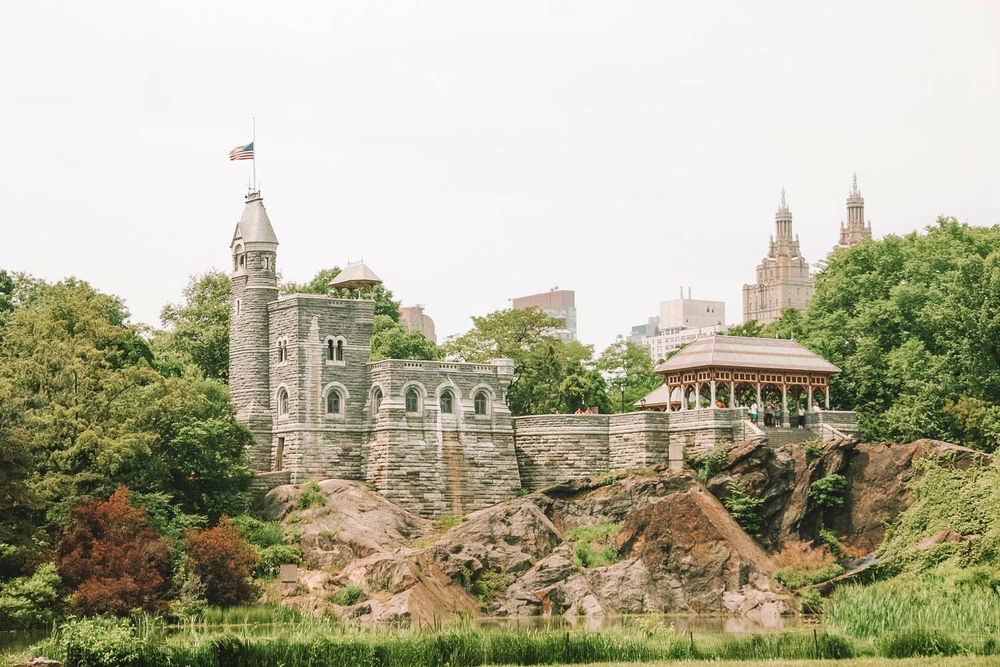
#> input picture Lab3/ImagenOriginal.png, 1000 x 667 px, shrunk from 1500 x 1000 before the run
$ python -i MetodoCanny.py   (imports and definitions only)
#> lines starting #> are read from the running program, lines starting #| are printed output that depends on the picture; after the words box and inside, x2 and y2 are one past the last pixel; in counts of white or black regions, pixels touching at a corner belong together
#> further down, picture is the input picture: shape (667, 1000, 3); mean B, G, R 153.6, 177.3, 180
# Uno de los métodos de biblioteca que se escogió es el de
# Canny implementado por OpenCV, la explicación del método
# se encuentra en el siguiente link: https://learnopencv.com/edge-detection-using-opencv/

import cv2
def MetodoCanny(imagen):

    # Se convierte la imagen a escala de grises
    escala_de_grises = cv2.cvtColor(imagen, cv2.COLOR_BGR2GRAY)
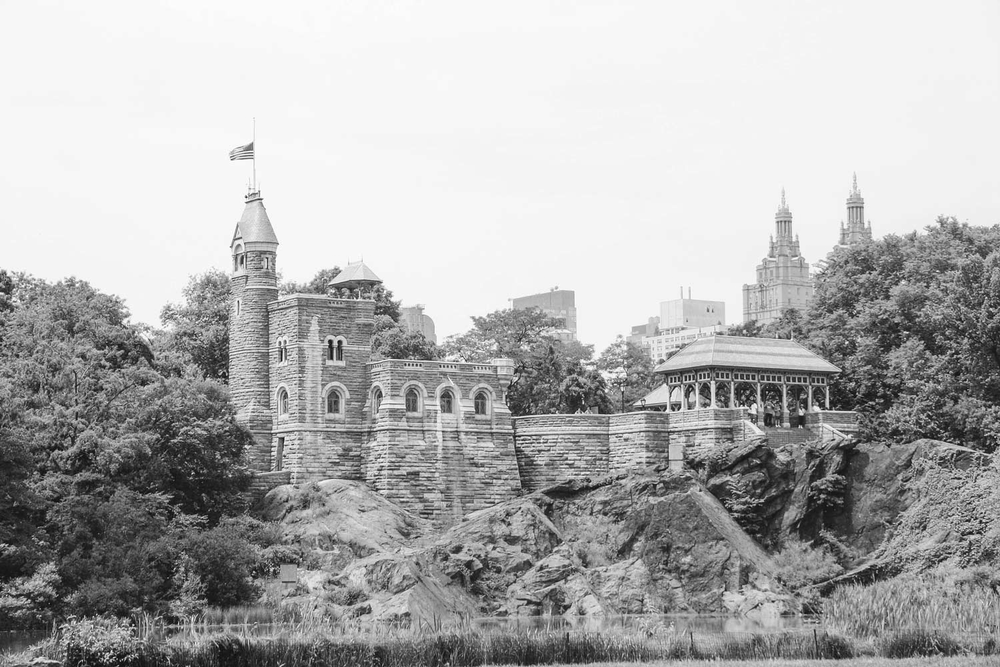
#> escala_de_grises: shape (667, 1000); min 9, max 255, mean 175.4

    # Se hace la imagen blur para una mejor detección de bordes
    imagen_blur = cv2.GaussianBlur(escala_de_grises, (3,3), 0)

    # Se hace una detección de bordes de Canny
    canny = cv2.Canny(image=imagen_blur, threshold1=100, threshold2=200)
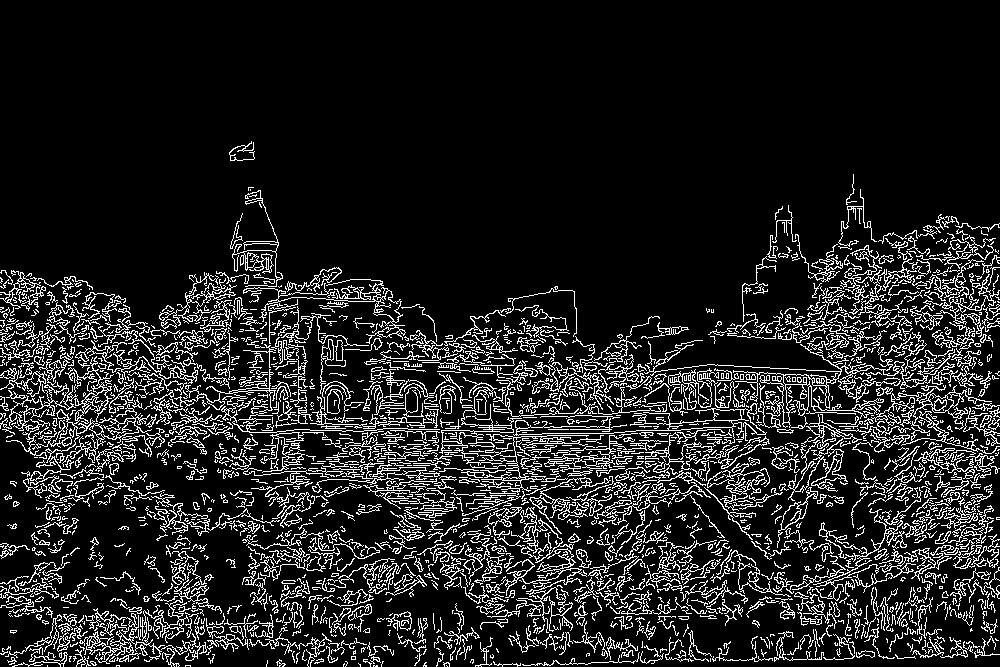
#> canny: shape (667, 1000); 12.9% white in thin lines or dots, all inside (x1, y1, x2, y2) = (0, 141, 1000, 667)


    return canny

>>> import cv2
>>> picture = cv2.imread('../../Lab3/ImagenOriginal.png')
>>> result = MetodoCanny(picture)
